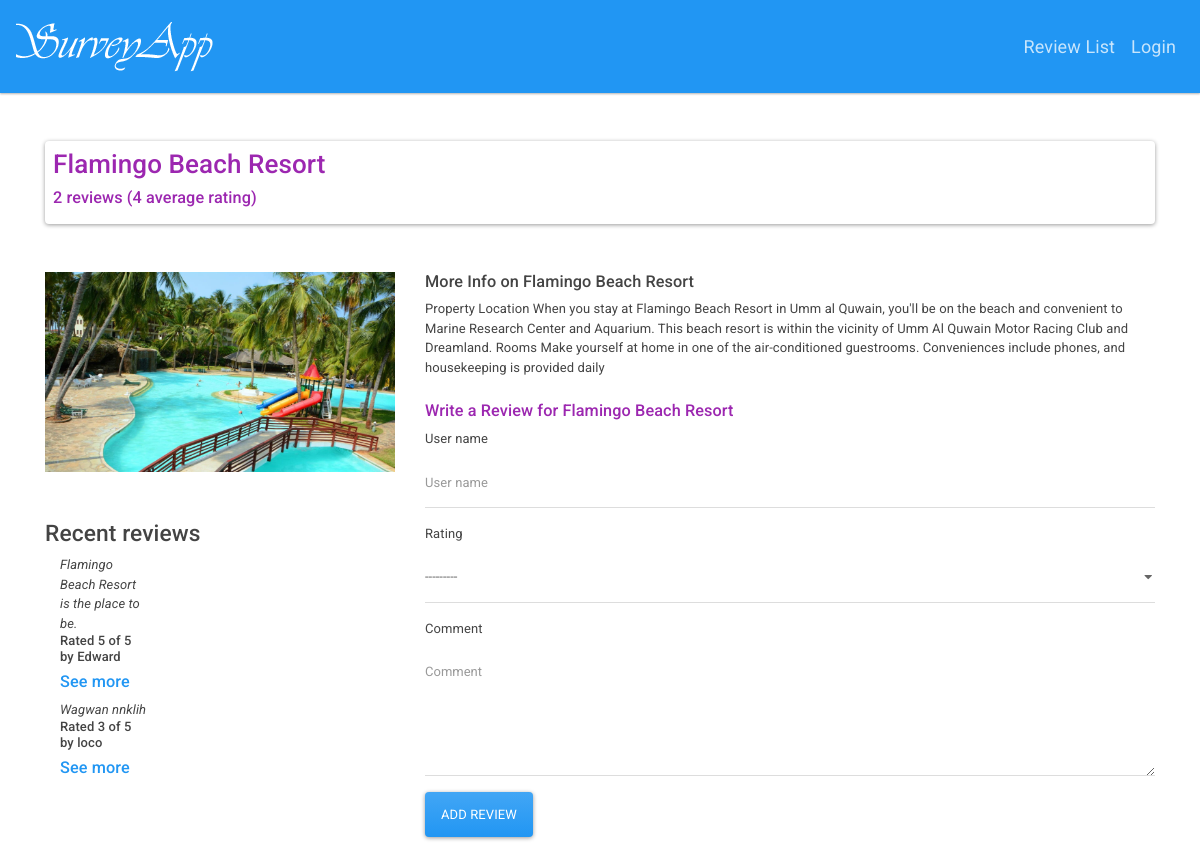
/company/2/, run on the app's committed database.
### pr/models.py (models this page shows, shortened)
class Company(models.Model):
    name = models.CharField(max_length=200)
    author = models.ForeignKey( 'auth.User', on_delete=models.CASCADE, )
    image = models.ImageField(upload_to='companies/%Y/%m/%d', blank=True)
    body = models.TextField()
    def average_rating(self):
        return self.review_set.aggregate(Avg('rating'))['rating__avg']

class Review(models.Model):
    RATING_CHOICES = (
        (1, 'Terrible'),
        (2, 'Poor'),
        (3, 'Average'),
        (4, 'Very Good'),
        (5, 'Excellent'),
    )
    company = models.ForeignKey(Company, on_delete=models.CASCADE)
    pub_date = models.DateTimeField('date published')
    user_name = models.CharField(max_length=100)
    comment = models.CharField(max_length=200)
    rating = models.IntegerField(choices=RATING_CHOICES)

### pr/views.py (the view)
# urls.py: url(r'^company/(?P<company_id>[0-9]+)/$', views.company_detail, name='company_detail'),
def company_detail(request, company_id):
    company = get_object_or_404(Company, pk=company_id)
    form = ReviewForm()
    return render(request, 'pr/company_detail.html', {'company': company, 'form': form})

### pr/forms.py
class ReviewForm(ModelForm):
    class Meta:
        model = Review
        fields = ['user_name', 'rating', 'comment']
        widgets = {
            'comment': Textarea(attrs={'cols': 20, 'rows': 5})
        }

### pr/templates/pr/company_detail.html (shortened to what this page needs)
{% extends 'pr/base.html' %}
{% load bootstrap4 %}
{% block title %}
<div class="card">
    <div class="lead py-2 px-2 text-info">
        <h2>{{ company.name }}</h2>
        <h5>{{ company.review_set.count }} reviews ({{ company.average_rating | floatformat }} average rating)</h5>
    </div>
  </div>
{% endblock %}
{% load static%}
{% block content %}
<div class="row mt-5">
    <div class="col-xs-12 col-sm-12 col-lg-4">
        {% if company.image %}
        <img style="height: 200px; width: 100%; display: block;" src="{{company.image.url}}" alt="Card image">
        {% endif %}
        <h3 class="mt-5">Recent reviews</h3>
            {% if company.review_set.all %}
            <div >
                {% for review in company.review_set.all %}
                <div class="col-xs-6 col-lg-4">
                    <em>{{ review.comment }}</em>
                    <h6>Rated {{ review.rating }} of 5 by {{ review.user_name }}</h6>
                    <h5 class="text-warning"><a href="{% url 'pr:review_list' %}">
                    See more
                    </a></h5>
                </div>
                {% endfor %}
            </div>
            {% else %}
            <p>No reviews for this company yet</p>
            {% endif %}
        </div>
    <div class="col-xs-12 col-sm-12 col-lg-8">
        <strong><h5>More Info on {{company.name}}</h5></strong>
        <span>{{company.body}}</span>
        <h5 class="mt-4 text-info">Write a Review for {{company.name}}</h5>
        <form action="{% url 'pr:add_review' company.id %}" method="post" class="form">
            {% bootstrap_form form layout='inline' %}
            {% buttons %}
            <button type="submit" class="btn btn-primary">
                Add Review
            </button>
            {% endbuttons %}
        </form>
    </div>
</div>
{% endblock %}

### data on the page
Company: name "Flamingo Beach Resort", review_set.count "2", average_rating "4", image (picture), body "Property Location When you stay at Flamingo Beach Resort in Umm al Quwain, you'll be on the beach and convenient to Marine Research Center and Aquarium. This beach resort is within the vicinity of Umm Al Quwain Motor Racing Club and Dreamland. Rooms Make yourself at home in one of the air-conditioned guestrooms. Conveniences include phones, and housekeeping is provided daily"
Review: comment "Flamingo Beach Resort is the place to be.", rating "5", user_name "Edward"
Review: comment "Wagwan nnklih", rating "3", user_name "loco"
